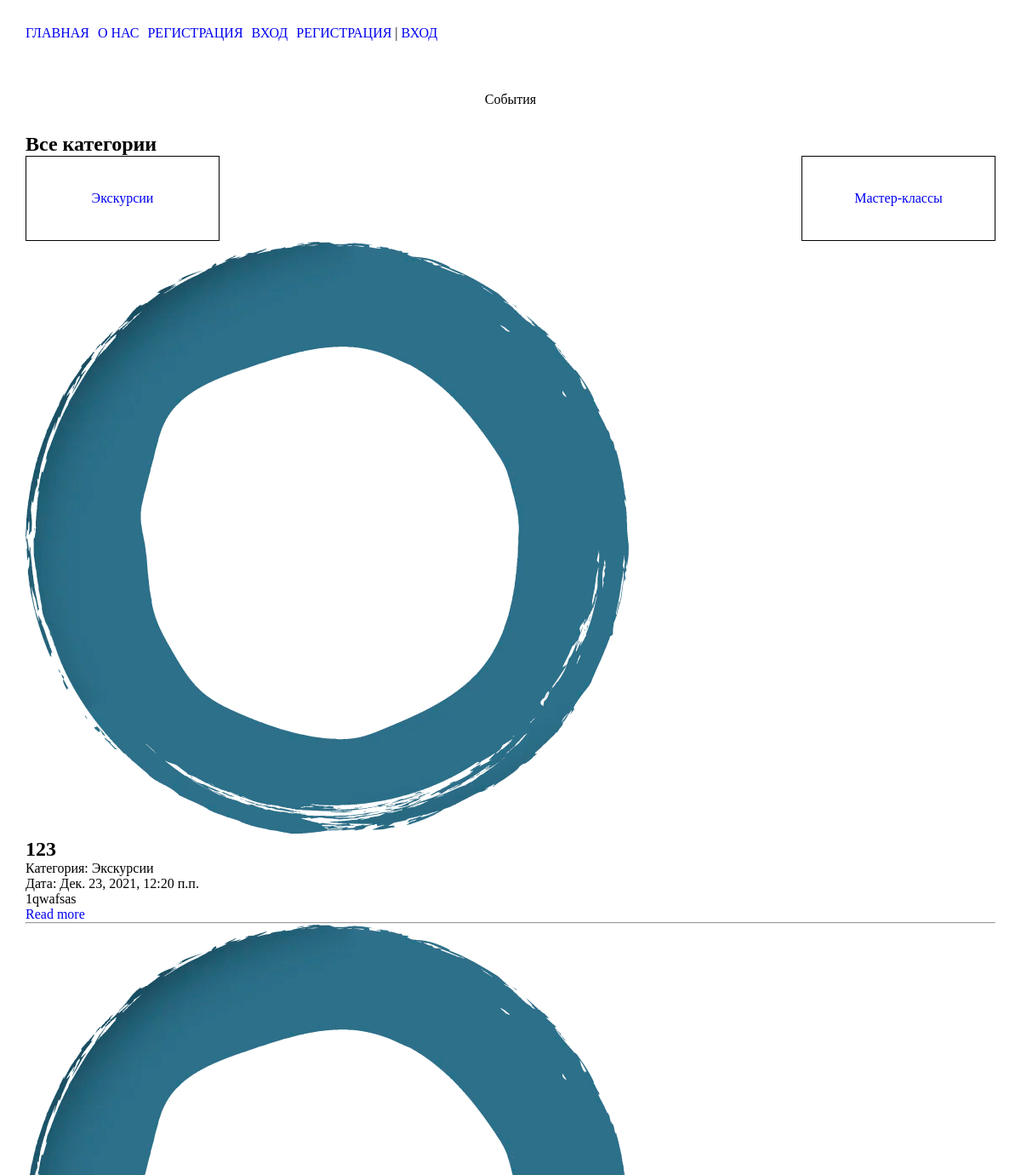
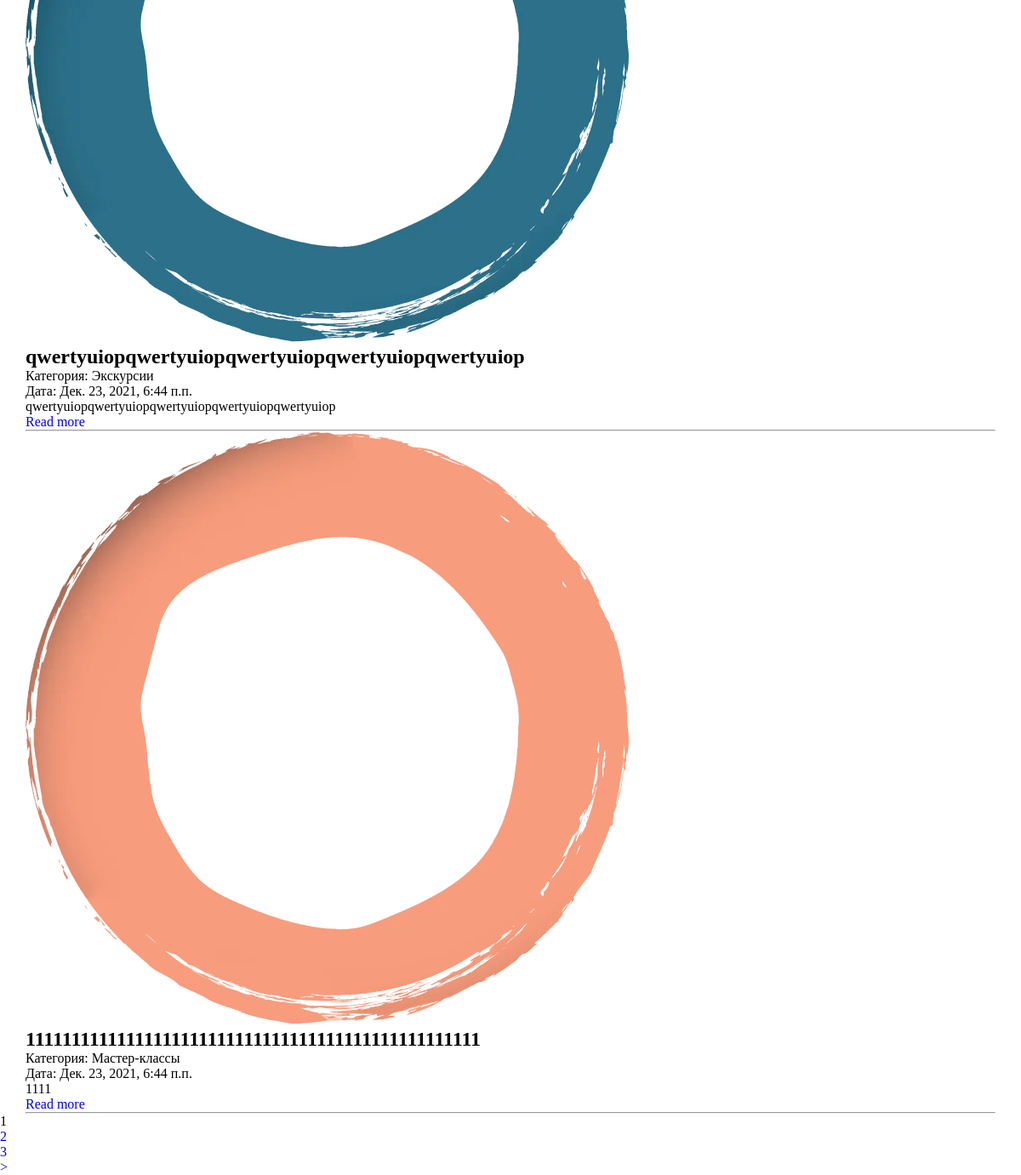
The page / on the database its author committed (2 pictures, top to bottom).
### main/models.py (models this page shows, shortened)
class Category(models.Model):
    name = models.CharField(max_length=100, db_index=True,
                            verbose_name='Название категории')
    slug = models.SlugField(unique=True, db_index=True, verbose_name='URL')
    def __str__(self):
        return self.name
    def get_absolute_url(self):
        return reverse('category', kwargs={'cat_slug': self.slug})
    class Meta:
        verbose_name = "Категория"
        verbose_name_plural = 'Категории'

class Event(models.Model):
    title = models.CharField('Название', max_length=50)
    slug = models.SlugField(unique=True, db_index=True, verbose_name='URL')
    description = models.TextField('Описание')
    photo = models.ImageField(
        'Фото', upload_to="photos/%Y/%m/%d/", null=True)
    time_create = models.DateTimeField('Дата создания', auto_now_add=True)
    time_upload = models.DateTimeField('Дата изменения', auto_now=True)
    is_published = models.BooleanField('Публикация', default=True)
    cat = models.ForeignKey('Category',
                            on_delete=models.PROTECT, verbose_name='Категория')
    class Meta:
        verbose_name = "Событие"
        verbose_name_plural = "События"
        ordering = ['-time_create', 'title']
    def get_absolute_url(self):
        return reverse('event', kwargs={'event_slug': self.slug})

### main/views.py (the view)
# urls.py: path('', views.EventHome.as_view(),  name="home"),
class EventHome(DataMixin, ListView):
    model = Event
    template_name = 'main/index.html'
    context_object_name = 'events'
    def get_context_data(self, *, object_list=None, **kwargs):
        context = super().get_context_data(**kwargs)
        c_def = self.get_user_context(title="Главная страница")
        return dict(list(context.items()) + list(c_def.items()))
    def get_queryset(self):
        return Event.objects.filter(is_published=True).select_related('cat')

### main/utils.py (called while the page is built)
    def get_user_context(self, **kwargs):
        context = kwargs
        cats = Category.objects.annotate(Count('event'))
        user_menu = menu.copy()
        if not self.request.user.is_authenticated:
            user_menu.pop(4)
        context['menu'] = user_menu
        context['cats'] = cats
        if 'cat_selected' not in context:
            context['cat_selected'] = 0
        return context

### main/templates/main/index.html
{% extends 'main/base.html' %}
{% load main_tags %}
{% block content %}
<div class="container">
    <div class="events_type">
        <div class="common_h2">
            События
        </div>
        <h2>
            Все категории
        </h2>
        <div class="events_type__list">
            {% for c in cats %}
            {% if c.event__count > 0 %}
            {% if c.pk == cat_selected %}
            <div>
                {{ c.name }}
            </div>
            {% else %}
            <a href="{{ c.get_absolute_url }}"> {{ c.name }}</a>
            {% endif %}
            {% endif %}
            {% endfor %}
        </div>
        <ul>
            {% for e in events %}
            <li>
                {% if e.photo %}
                <img src="{{ e.photo.url }}" alt="">
                {% endif %}
                <h2>{{e.title}}</h2>
                <p>
                    Категория: {{ e.cat }}
                </p>
                <p>
                    Дата: {{ e.time_upload }}
                </p>
                <p>{{e.description|linebreaks | truncatewords:50}}</p>
                <a href="{{ e.get_absolute_url }}">Read more</a>
                <hr>
            </li>
            {% endfor %}
        </ul>
    </div>
</div>
{% endblock %}

### main/static/main/css/style.css (style rules this page uses)
* { margin: 0; padding: 0; box-sizing: border-box; list-style: none; text-decoration: none; }
.container { max-width: 1400px; width: 100%; padding: 0 30px; margin: 0 auto; }
.common_h2 { width: 100%; padding: 30px 0; text-align: center; }
.events_type__list { display: flex; justify-content: space-between; }
.events_type__list a { width: 20%; padding: 40px; border: 1px solid black; text-align: center; }

### rows shown on the page
Category: name "Экскурсии"
Category: name "Мастер-классы"
Event: photo (picture), title "123", cat "Экскурсии", time_upload "Дек. 23, 2021, 12:20 п.п.", description "1qwafsas"
Event: photo (picture), title "qwertyuiopqwertyuiopqwertyuiopqwertyuiopqwertyuiop", cat "Экскурсии", time_upload "Дек. 23, 2021, 6:44 п.п.", description "qwertyuiopqwertyuiopqwertyuiopqwertyuiopqwertyuiop"
Event: photo (picture), title "11111111111111111111111111111111111111111111111111", cat "Мастер-классы", time_upload "Дек. 23, 2021, 6:44 п.п.", description "1111"

### other values the page prints
{{ m.title }} "ГЛАВНАЯ" "О НАС" "РЕГИСТРАЦИЯ" "ВХОД"
{{ p }} "1"
{{ p }} "2" "3"
